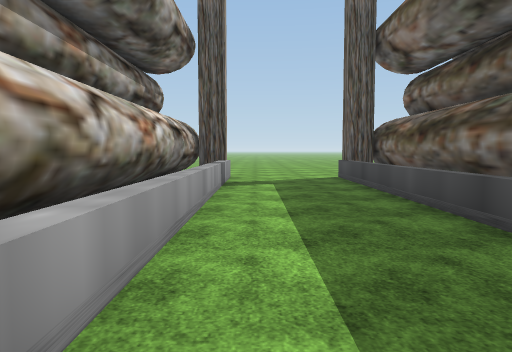
[1] (above)

24 first-person views from a walk through a Unity game level. The camera is 1.4 m above the floor, tilts 4° down and sees 70° across. The floor is counted in squares, 2 m on a side. Each view is taken from the middle of a square. On the plan, view 1 faces up. The plan holds only what a view shows up to about 11 squares ahead; the rest is blank. The place goes on beyond the plan. The terrain is drawn as flat ground. Some animated figures are left out. Some surface patterns are stand-ins.

[2]
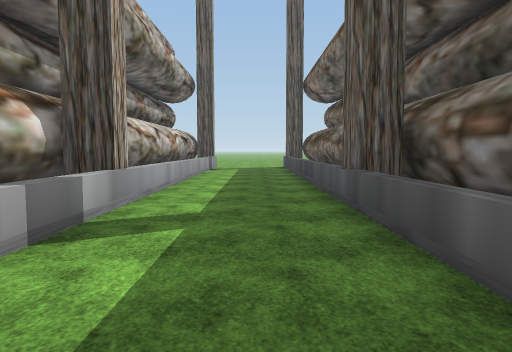

[3]
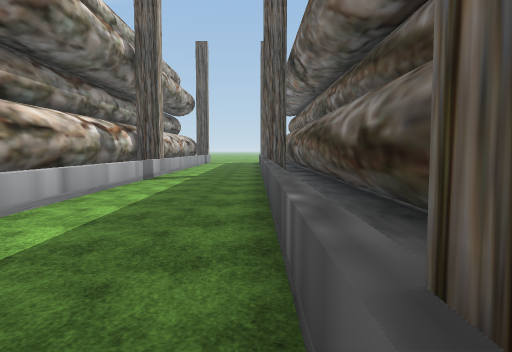

[4]
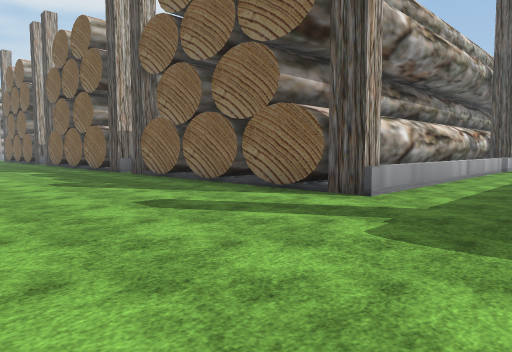

[5]
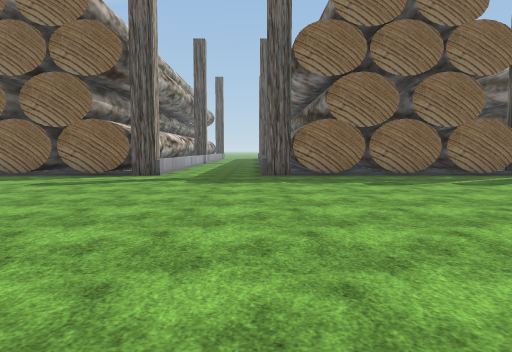

[6]
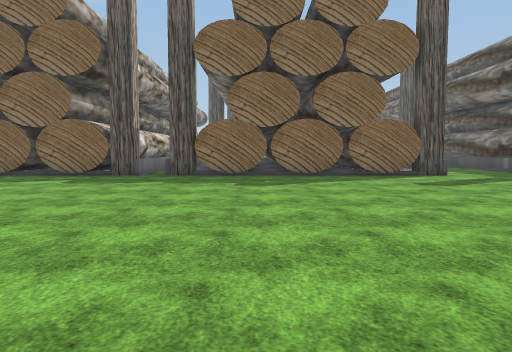

[7]
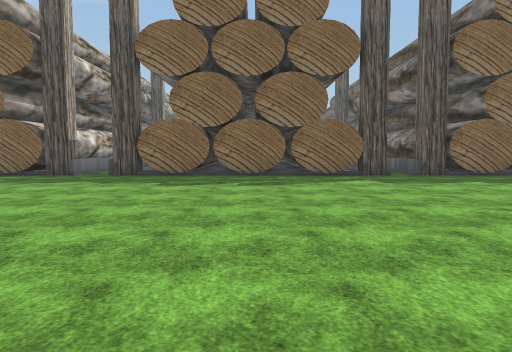

[8]
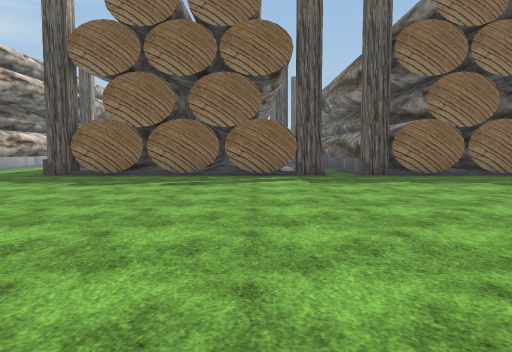

[9]
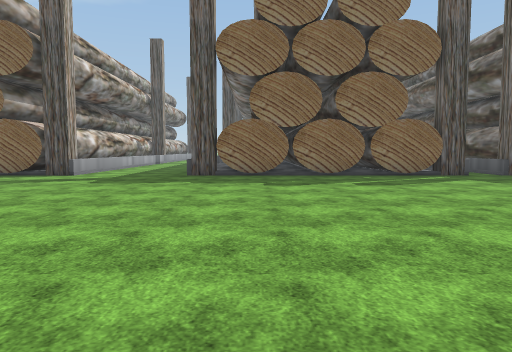

[10]
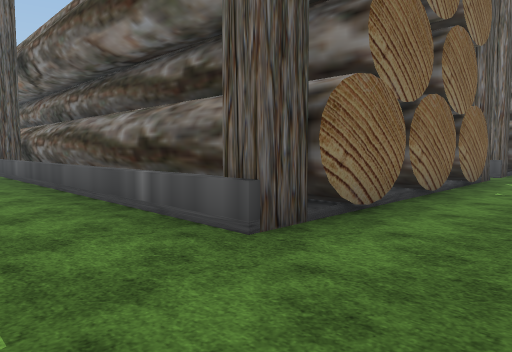

[11]
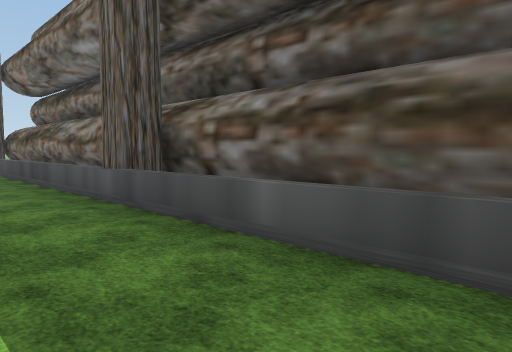

[12]
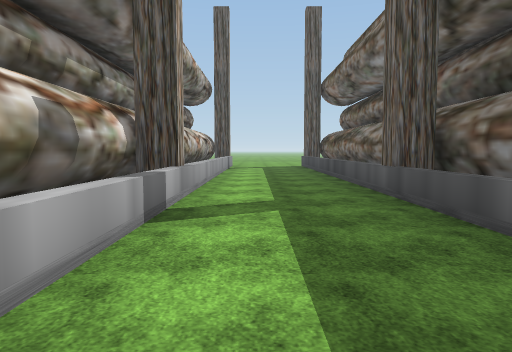

[13]
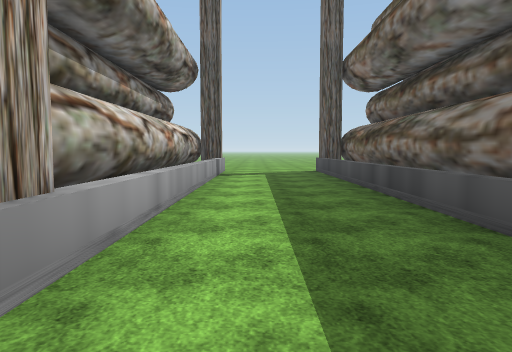

[14]
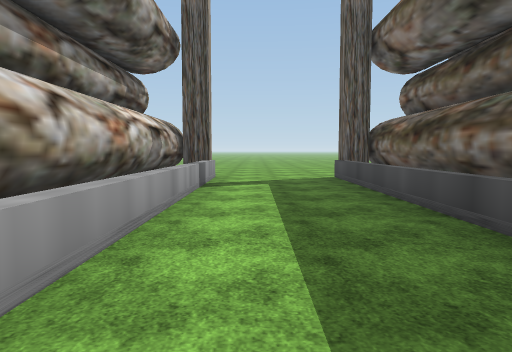

[15]
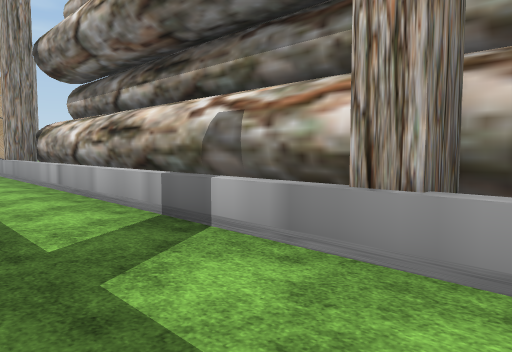

[16]
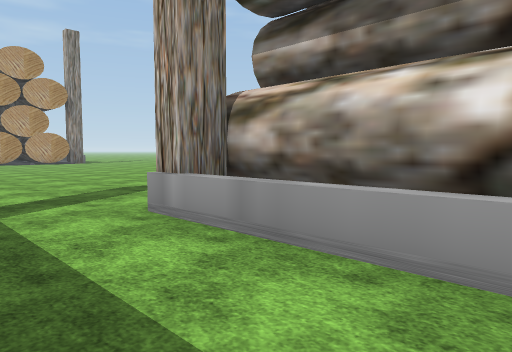

[17]
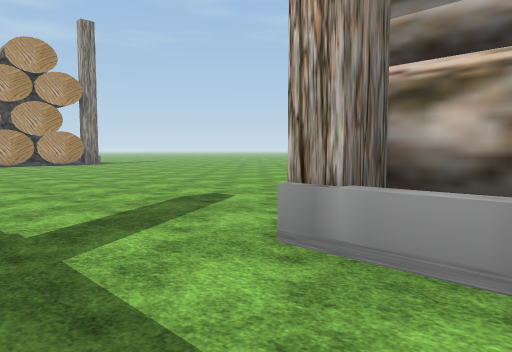

[18]
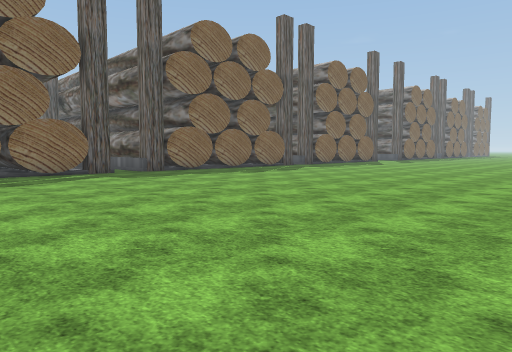

[19]
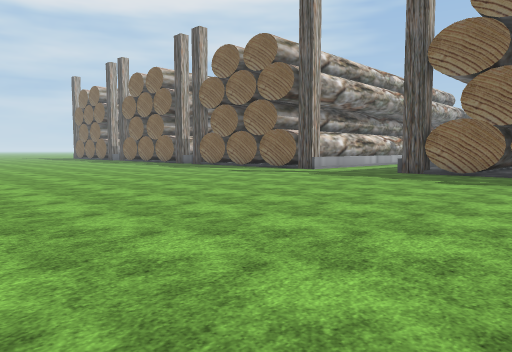

[20]
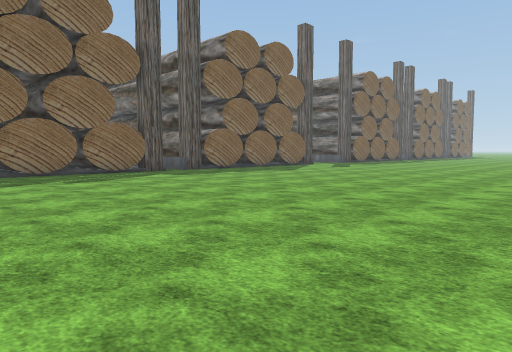

[21]
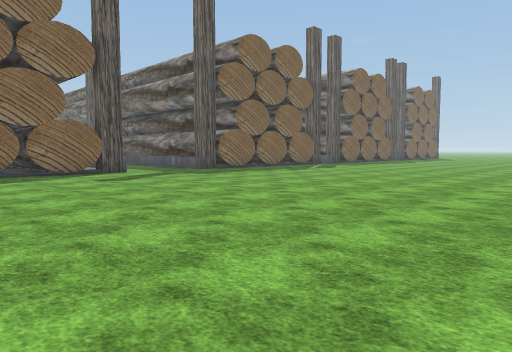

[22]
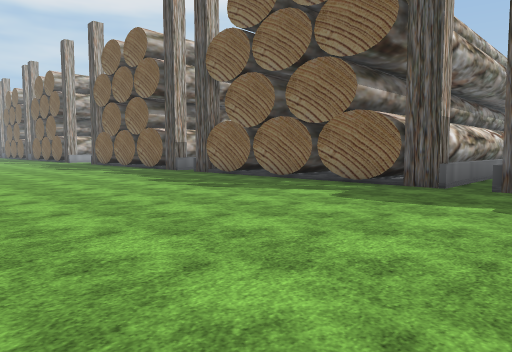

[23]
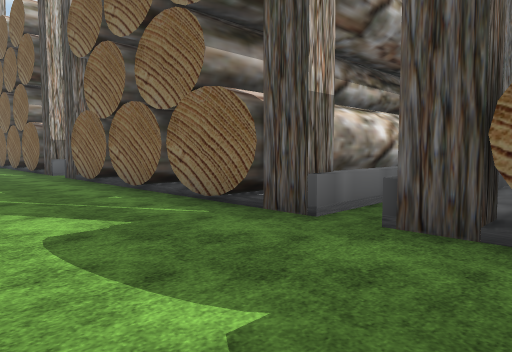

[24]
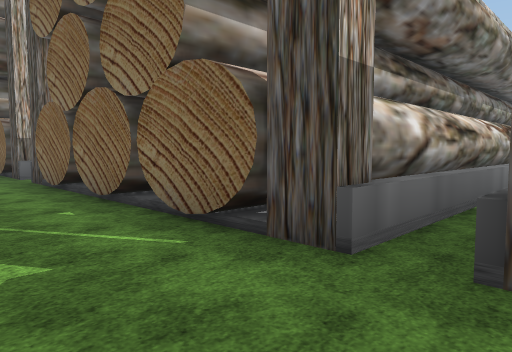

### Floor plan
Key: @ floor where view 1 was taken; # wall or solid block; x gap in a wall; . floor; ^ raised ledge.
Columns run from 30 left of view 1 to 6 right of it. Each row starts with its distance up from view 1.
 11  ....                         ...
 10 #....#                      #....#
  9 ##..##                      ##..##
  8 #^..^#                      #^..^#
  7 #^..^#                      #^..^#
  6 #^..^#                      #^..^#
  5 #^..^#                      #^..^#
  4 #^..^#                      #^..^#
  3 #^..^#                      #^..^#
  2 #^..^#                      #^..^
  1 #^..^#                      #^..^
  0 #^..^#                      #^@.^#
 -1 ##..##                      ##..##
 -2 #^..^#              #       #^..^#
 -3 #^..^#              #       #^..^#
 -4 #^..^#              #       #^..^#
 -5 #^..^#              #       #^..^#
 -6 #^..^#              #       #^..^#
 -7 #^..^#              #.      #^..^#
 -8 #^..^#              #.^     #^..^#
 -9 #^..^#              #.^     #^..^#
-10 #^..^#   #          #.^    ##^..^#
-11 #^..^##  ###^####   #.##  ###^..^#  #
-12 ##..########x########.########...####
-13 .....................................
-14 .....................................
-15 .....................................
-16 .....................................
-17 .....................................
-18 ....................................
-19 ....................................
-20 .....................................
-21 .....................................
-22 ....................... .........
-23       .....   ....      ....

Where each view was taken, in squares from view 1:
view 1: 0 up, 0 right, facing up
view 2: 6 down, 1 right, facing up
view 3: 12 down, 2 right, facing up
view 4: 17 down, 2 right, facing up-left
view 5: 22 down, 2 right, facing up
view 6: 22 down, 6 left, facing up
view 7: 22 down, 13 left, facing up
view 8: 22 down, 20 left, facing up
view 9: 22 down, 24 left, facing up
view 10: 14 down, 28 left, facing up-right
view 11: 6 down, 28 left, facing up-right
view 12: 7 down, 28 left, facing up
view 13: 3 down, 28 left, facing up
view 14: 0 up, 28 left, facing up
view 15: 0 up, 27 left, facing down-left
view 16: 8 down, 27 left, facing down-left
view 17: 10 down, 27 left, facing down-left
view 18: 23 down, 23 left, facing up-right
view 19: 23 down, 21 left, facing up-left
view 20: 23 down, 16 left, facing up-right
view 21: 23 down, 6 left, facing up-right
view 22: 19 down, 7 left, facing up-left
view 23: 15 down, 7 left, facing up-left
view 24: 14 down, 8 left, facing up-left
